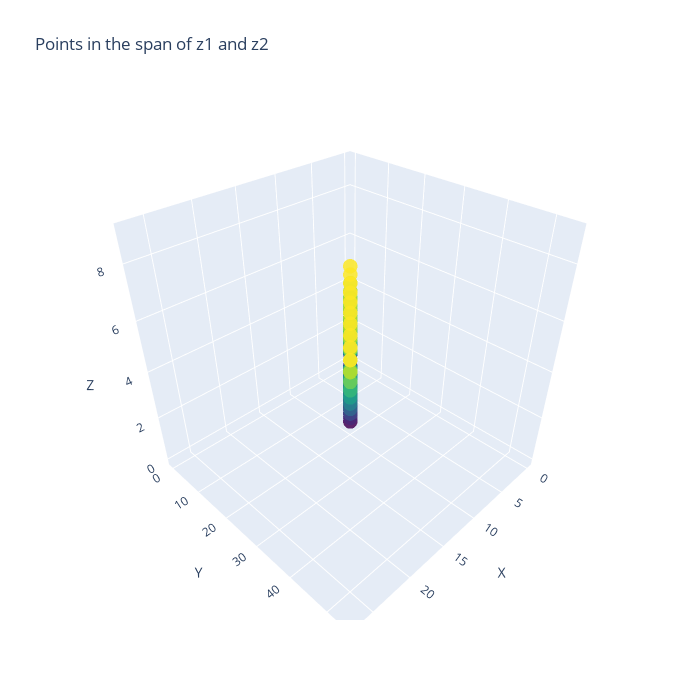

The notebook cell this image was saved under:
### Code cell
import numpy as np
import plotly.graph_objects as go

# Define vectors
z1 = np.array([1, 2, 0])
z2 = np.array([2, 4, 1])

# Generate points i*z1 + j*z2
listfovecs = []

for i in range(10):
    for j in range(10):
        listfovecs.append(i*z1 + j*z2)

listfovecs = np.array(listfovecs)

# Extract coordinates
x = listfovecs[:, 0]
y = listfovecs[:, 1]
z = listfovecs[:, 2]

# Plotly scatter3d
fig = go.Figure(data=[
    go.Scatter3d(
        x=x,
        y=y,
        z=z,
        mode='markers',
        marker=dict(
            size=5,
            color=z,              # color by z-value
            colorscale='Viridis', # nice colormap
            opacity=0.85
        )
    )
])

fig.update_layout(
    title='Points in the span of z1 and z2',
    scene = dict(
        xaxis_title='X',
        yaxis_title='Y',
        zaxis_title='Z'
    ),
    width=700,
    height=700
)

fig.show()

### Figure 1 — Plotly figure (JSON) as saved in the notebook; plotly's stock layout.template omitted (floating-point values rounded to 4 significant figures)
{"data": [{"marker": {"color": [0, 1, 2, 3, 4, 5, 6, 7, 8, 9, 0, 1, 2, 3, 4, 5, 6, 7, 8, 9, 0, 1, 2, 3, 4, 5, 6, 7, 8, 9, 0, 1, 2, 3, 4, 5, 6, 7, 8, 9, 0, 1, 2, 3, 4, 5, 6, 7, 8, 9, 0, 1, 2, 3, 4, 5, 6, 7, 8, 9, 0, 1, 2, 3, 4, 5, 6, 7, 8, 9, 0, 1, 2, 3, 4, 5, 6, 7, 8, 9, 0, 1, 2, 3, 4, 5, 6, 7, 8, 9, 0, 1, 2, 3, 4, 5, 6, 7, 8, 9], "colorscale": [[0, "#440154"], [0.1111, "#482878"], [0.2222, "#3e4989"], [0.3333, "#31688e"], [0.4444, "#26828e"], [0.5556, "#1f9e89"], [0.6667, "#35b779"], [0.7778, "#6ece58"], [0.8889, "#b5de2b"], [1, "#fde725"]], "opacity": 0.85, "size": 5}, "mode": "markers", "type": "scatter3d", "x": [0, 2, 4, 6, 8, 10, 12, 14, 16, 18, 1, 3, 5, 7, 9, 11, 13, 15, 17, 19, 2, 4, 6, 8, 10, 12, 14, 16, 18, 20, 3, 5, 7, 9, 11, 13, 15, 17, 19, 21, 4, 6, 8, 10, 12, 14, 16, 18, 20, 22, 5, 7, 9, 11, 13, 15, 17, 19, 21, 23, 6, 8, 10, 12, 14, 16, 18, 20, 22, 24, 7, 9, 11, 13, 15, 17, 19, 21, 23, 25, 8, 10, 12, 14, 16, 18, 20, 22, 24, 26, 9, 11, 13, 15, 17, 19, 21, 23, 25, 27], "y": [0, 4, 8, 12, 16, 20, 24, 28, 32, 36, 2, 6, 10, 14, 18, 22, 26, 30, 34, 38, 4, 8, 12, 16, 20, 24, 28, 32, 36, 40, 6, 10, 14, 18, 22, 26, 30, 34, 38, 42, 8, 12, 16, 20, 24, 28, 32, 36, 40, 44, 10, 14, 18, 22, 26, 30, 34, 38, 42, 46, 12, 16, 20, 24, 28, 32, 36, 40, 44, 48, 14, 18, 22, 26, 30, 34, 38, 42, 46, 50, 16, 20, 24, 28, 32, 36, 40, 44, 48, 52, 18, 22, 26, 30, 34, 38, 42, 46, 50, 54], "z": [0, 1, 2, 3, 4, 5, 6, 7, 8, 9, 0, 1, 2, 3, 4, 5, 6, 7, 8, 9, 0, 1, 2, 3, 4, 5, 6, 7, 8, 9, 0, 1, 2, 3, 4, 5, 6, 7, 8, 9, 0, 1, 2, 3, 4, 5, 6, 7, 8, 9, 0, 1, 2, 3, 4, 5, 6, 7, 8, 9, 0, 1, 2, 3, 4, 5, 6, 7, 8, 9, 0, 1, 2, 3, 4, 5, 6, 7, 8, 9, 0, 1, 2, 3, 4, 5, 6, 7, 8, 9, 0, 1, 2, 3, 4, 5, 6, 7, 8, 9]}], "layout": {"height": 700, "scene": {"xaxis": {"title": {"text": "X"}}, "yaxis": {"title": {"text": "Y"}}, "zaxis": {"title": {"text": "Z"}}}, "title": {"text": "Points in the span of z1 and z2"}, "width": 700}}
